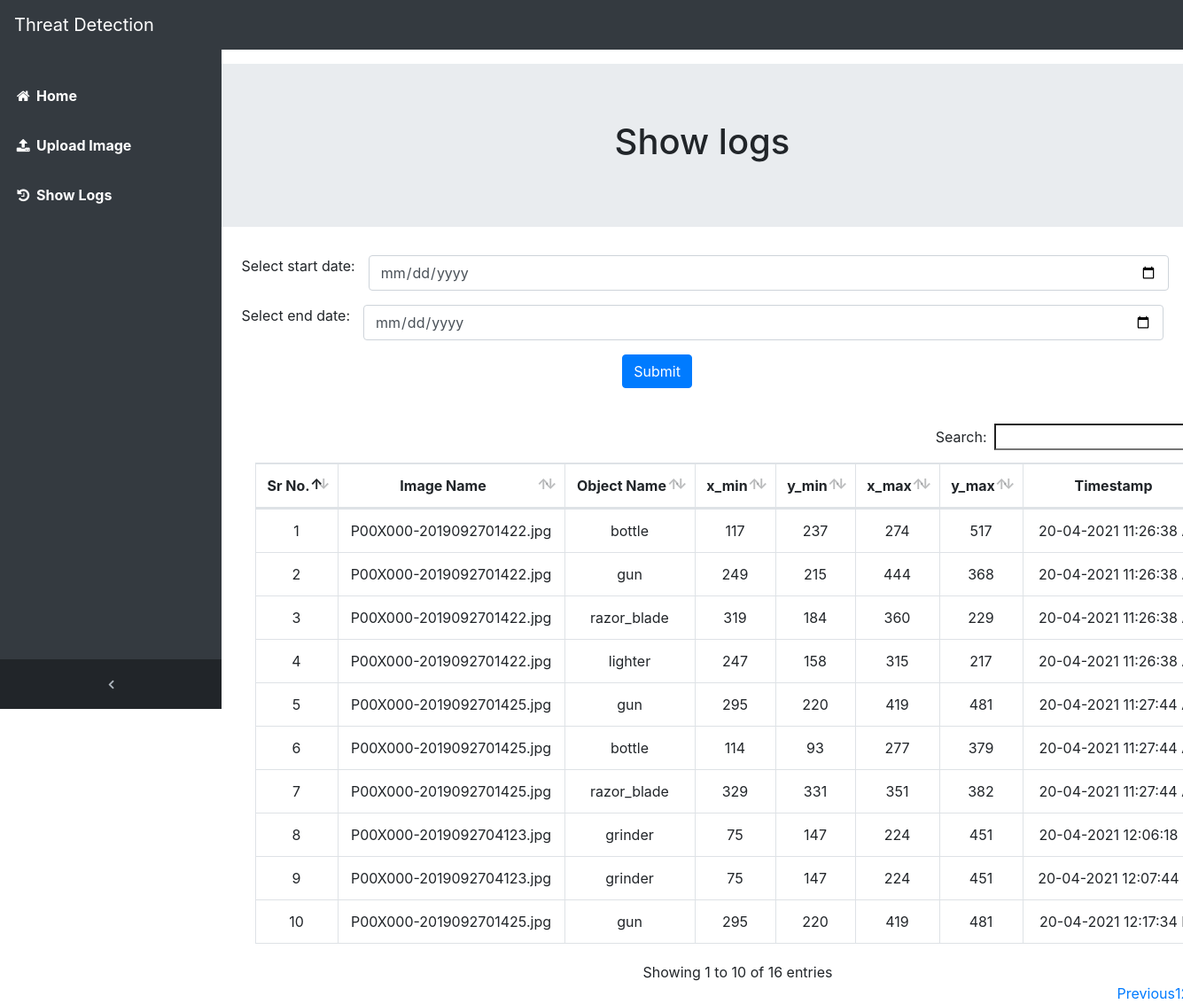
/show_logs, run on the app's committed database.
### app/__init__.py (models this page shows)
class Object(db.Model):
    id = db.Column(db.Integer, primary_key=True)
    name = db.Column(db.String(128))
    x_min = db.Column(db.Integer)
    y_min = db.Column(db.Integer)
    x_max = db.Column(db.Integer)
    y_max = db.Column(db.Integer)
    image_id = db.Column(db.Integer, db.ForeignKey('image.id'))

class Image(db.Model):
    id = db.Column(db.Integer, primary_key=True)
    name = db.Column(db.String(128))
    timestamp = db.Column(db.DateTime(), default=datetime.now)
    objects = db.relationship('Object', backref='image', lazy='dynamic')

### app/routes.py (the view, shortened to what this page needs)
@app.route('/show_logs',methods=['GET', 'POST'])
def show_log():
    images = []
    images = Image.query.with_entities(Image.name,Object.name,Object.x_min,Object.y_min,Object.x_max,Object.y_max,Image.timestamp).join(Object, Image.id==Object.image_id).all()
    return render_template('show_logs.html',data=images)

### app/templates/show_logs.html (shortened to what this page needs)
{% extends 'base.html' %}
{% block body %}
<div class="container">
<div class="jumbotron text-center" style="width: 75em;margin-left: 5em;">
  <h1>Show logs</h1>
</div>
    <div class="d-flex justify-content-center text-center" style="width: 70em;margin-left: 10em;">
        <div class="col">
        <div>
            <form class="form-horizontal" enctype="multipart/form-data" method="POST">
                <div class="form-group row">
                  <label class="control-label" for="start_date">Select start date:</label>
                  <div class="col-sm-10">
                    <input type="date" class="form-control" id="start_date" required placeholder="Select File" name="start_date">
                  </div>
                </div>
                <div class="form-group row">
                    <label class="control-label" for="end_date">Select end date:</label>
                    <div class="col-sm-10">
                      <input type="date"  class="form-control" id="end_date" required placeholder="Select File" name="end_date">
                    </div>
                  </div>
                <div class="form-group">
                  <div class="col-sm-offset-2 col-sm-10">
                    <button type="submit" class="btn btn-primary">Submit</button>
                  </div>
                </div>
              </form>
            </div>
            <br>
            <div>
        {%if data|length >0 %}
        <table class="table table-bordered" id="dataTable" width="100%" cellspacing="0">
            <thead>
                <th style="text-align: center">Sr No.</th>
                <th style="text-align: center">Image Name</th>
                <th style="text-align: center">Object Name</th>
                <th style="text-align: center">x_min</th>
                <th style="text-align: center">y_min</th>
                <th style="text-align: center">x_max</th>
                <th style="text-align: center">y_max</th>
                <th style="text-align: center">Timestamp</th>
            </thead>
            <tbody>
                {%for i in data%}
                <tr>
                    <td>{{loop.index}}</td>
                    <td>{{i[0]}}</td>
                    <td>{{i[1]}}</td>
                    <td>{{i[2]}}</td>
                    <td>{{i[3]}}</td>
                    <td>{{i[4]}}</td>
                    <td>{{i[5]}}</td>
                    <td>{{i[6].strftime("%d-%m-%Y %I:%M:%S %p")}}</td>
                </tr>
                {%endfor%}
            </tbody>
        </table>
        {%endif%}
        </div>
        </div>
  </div>
</div>
{%endblock%}

### app/templates/base.html (shortened to what this page needs)
<!DOCTYPE html>
<html lang="en">
<head>
  <link href="{{url_for('.static', filename='vendor/bootstrap/css/bootstrap.min.css')}}" rel="stylesheet">
  <link href="{{url_for('.static', filename='vendor/font-awesome/css/font-awesome.min.css')}}" rel="stylesheet" type="text/css">
  <link href="{{url_for('.static', filename='vendor/datatables/dataTables.bootstrap4.css')}}" rel="stylesheet">
  <link href="{{url_for('.static', filename='css/sb-admin.css')}}" rel="stylesheet">
  <link href="{{url_for('.static', filename='css/jquery.loadingModal.css')}}" rel="stylesheet">
  <link href="{{url_for('static', filename='css/style.css')}}" type="text/css" rel="stylesheet">
</head>
<body>
    <nav class="navbar navbar-expand-lg navbar-dark bg-dark fixed-top" id="mainNav">
        <a class="navbar-brand" href="/">
          Threat Detection
        </a>
        <div class="collapse navbar-collapse" id="navbarResponsive">
          <ul class="navbar-nav navbar-sidenav bg-dark" id="exampleAccordion">
            <br>
            <li class="nav-item" data-toggle="tooltip" data-placement="right" title="Home">
              <a class="nav-link" href="/">
                <i class="fa fa-fw fa-home text-white"></i>
                <span class="nav-link-text text-white"><strong>Home</strong></span>
              </a>
            </li>
            <li class="nav-item" data-toggle="tooltip" data-placement="right" title="Upload Image">
              <a class="nav-link" href="/upload_files">
                <i class="fa fa-fw fa-upload text-white"></i>
                <span class="nav-link-text text-white"><strong>Upload Image</strong></span>
              </a>
            </li>
          <li class="nav-item" data-toggle="tooltip" data-placement="right" title="Show Logs">
              <a class="nav-link" href="/show_logs">
                <i class="fa fa-fw fa-history text-white"></i>
                <span class="nav-link-text text-white"><strong>Show Logs</strong></span>
              </a>
            </li>
          </ul>
          <ul class="navbar-nav sidenav-toggler">
            <li class="nav-item">
              <a class="nav-link text-center" id="sidenavToggler">
                <i class="fa fa-fw fa-angle-left"></i>
              </a>
            </li>
          </ul>
        </div>
      </nav>
  <br>
  <br>
  <br>
    {% block body %}{% endblock %}
    <link rel="stylesheet" href="https://cdn.datatables.net/buttons/1.4.1/css/buttons.dataTables.min.css">
</body>
</html>

### app/static/css/sb-admin.css (style rules this page uses)
html { position: relative; min-height: 100%; }
body { overflow-x: hidden; }
#mainNav .navbar-collapse { overflow: auto; max-height: 75vh; }
#mainNav .navbar-collapse .navbar-nav .nav-item .nav-link { cursor: pointer; }
#mainNav .navbar-collapse .sidenav-toggler { display: none; }
@media (min-width: 992px) { #mainNav .navbar-brand { width: 250px; } }
@media (min-width: 992px) { #mainNav .navbar-collapse { overflow: visible; max-height: none; } }
@media (min-width: 992px) { #mainNav .navbar-collapse .navbar-sidenav { position: absolute; top: 0; left: 0; -webkit-flex-direction: column; -ms-flex-direction: column; flex-direction: column; margin-top: 56px; } }
@media (min-width: 992px) { #mainNav .navbar-collapse .navbar-sidenav > .nav-item { width: 250px; padding: 0; } }
@media (min-width: 992px) { #mainNav .navbar-collapse .navbar-sidenav > .nav-item > .nav-link { padding: 1em; } }
#mainNav.fixed-top .sidenav-toggler { display: none; }
@media (min-width: 992px) { #mainNav.fixed-top .navbar-sidenav { height: calc(100vh - 112px); } }
@media (min-width: 992px) { #mainNav.fixed-top .sidenav-toggler { position: absolute; top: 0; left: 0; display: flex; -webkit-flex-direction: column; -ms-flex-direction: column; flex-direction: column; margin-top: calc(100vh - 56px); } }
@media (min-width: 992px) { #mainNav.fixed-top .sidenav-toggler > .nav-item { width: 250px; padding: 0; } }
@media (min-width: 992px) { #mainNav.fixed-top .sidenav-toggler > .nav-item > .nav-link { padding: 1em; } }
#mainNav.fixed-top.navbar-dark .sidenav-toggler { background-color: #212529; }
#mainNav.fixed-top.navbar-dark .sidenav-toggler a i { color: #adb5bd; }
#sidenavToggler i { font-weight: 800; }
#mainNav.navbar-dark .navbar-collapse .navbar-sidenav > .nav-item > .nav-link { color: #868e96; }
@media (min-width: 992px) { #mainNav.navbar-dark .navbar-collapse .navbar-sidenav { background: #343a40; } }

### data on the page
Object: name "P00X000-2019092701422.jpg", name "bottle", x_min "117", y_min "237", x_max "274", y_max "517", i "20-04-2021 11:26:38…"
Object: name "P00X000-2019092701422.jpg", name "gun", x_min "249", y_min "215", x_max "444", y_max "368", i "20-04-2021 11:26:38…"
Object: name "P00X000-2019092701422.jpg", name "razor_blade", x_min "319", y_min "184", x_max "360", y_max "229", i "20-04-2021 11:26:38…"
Object: name "P00X000-2019092701422.jpg", name "lighter", x_min "247", y_min "158", x_max "315", y_max "217", i "20-04-2021 11:26:38…"
Object: name "P00X000-2019092701425.jpg", name "gun", x_min "295", y_min "220", x_max "419", y_max "481", i "20-04-2021 11:27:44…"
Object: name "P00X000-2019092701425.jpg", name "bottle", x_min "114", y_min "93", x_max "277", y_max "379", i "20-04-2021 11:27:44…"
Object: name "P00X000-2019092701425.jpg", name "razor_blade", x_min "329", y_min "331", x_max "351", y_max "382", i "20-04-2021 11:27:44…"
Object: name "P00X000-2019092704123.jpg", name "grinder", x_min "75", y_min "147", x_max "224", y_max "451", i "20-04-2021 12:06:18…"
Object: name "P00X000-2019092704123.jpg", name "grinder", x_min "75", y_min "147", x_max "224", y_max "451", i "20-04-2021 12:07:44…"
Object: name "P00X000-2019092701425.jpg", name "gun", x_min "295", y_min "220", x_max "419", y_max "481", i "20-04-2021 12:17:34…"
